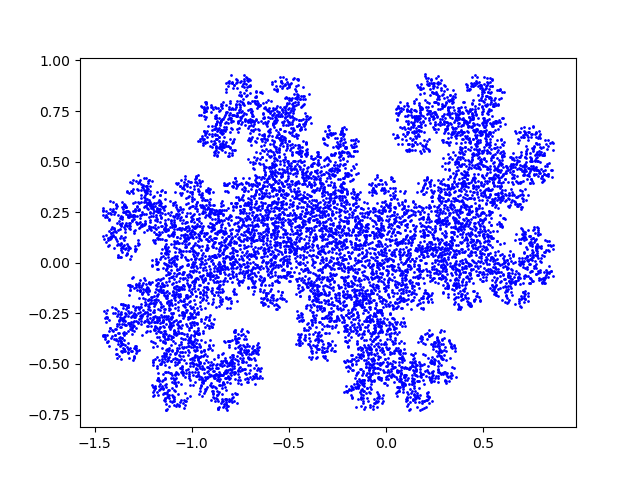

This figure's Python source:
#! /usr/bin/env python3
#
def dragon_chaos_test ( ):

#*****************************************************************************80
#
## dragon_chaos_test() tests dragon_chaos().
#
#  Licensing:
#
#    This code is distributed under the MIT license. 
#
#  Modified:
#
#    17 August 2025
#
#  Author:
#
#    John Burkardt
#
  import numpy as np
  import platform

  print ( '' )
  print ( 'dragon_chaos_test():' )
  print ( '  python version: ' + platform.python_version ( ) )
  print ( '  numpy version:  ' + np.version.version )
  print ( '  dragon_chaos() uses an iterated map to plot a dragon.' )

  n = 10000
  print ( '  Apply the dragon iteration map', n, 'times.' )
  dragon_chaos ( n )
#
#  Terminate.
#
  print ( '' )
  print ( 'dragon_chaos_test():' )
  print ( '  Normal end of execution.' )

  return

def dragon_chaos ( n ):

#*****************************************************************************80
#
## dragon_chaos() draws a dragon using an iterated function system.
#
#  Licensing:
#
#    This code is distributed under the MIT license. 
#
#  Modified:
#
#    17 August 2025
#
#  Author:
#
#    Original version by John D Cook.
#    This version by John Burkardt.
#
#  Reference:
#
#    Scott Bailey, Theodore Kim, Robert Strichartz,
#    Inside the Levy Dragon,
#    American Mathematical Monthly,
#    Volume 109, Number 8, October 2002, pages 689-703.
#
#    Michael Barnsley, Alan Sloan,
#    A Better Way to Compress Images,
#    Byte Magazine,
#    Volume 13, Number 1, January 1988, pages 215-224.
#
#    Michael Barnsley,
#    Fractals Everywhere,
#    Academic Press, 1988,
#    ISBN: 0120790696,
#    LC: QA614.86.B37.
#
#    Michael Barnsley, Lyman Hurd,
#    Fractal Image Compression,
#    Peters, 1993,
#    ISBN: 1568810008,
#    LC: TA1632.B353
#
#    John D Cook,
#    Randomly generated dragon,
#    https://www.johndcook.com/blog/2025/08/16/randomly-generated-dragon/
#    Posted 16 August 2025
#
#    Darst, Palagallo, Price. 
#    Fractal Tilings in the Plane. 
#    Mathematics Magazine [71]:1, 1998.
#
#    Alexander Dewdney,
#    Mathematical Recreations,
#    Scientific American,
#    Volume 262, Number 5, May 1990, pages 126-129.
#
#    Bernt Wahl, Peter VanRoy, Michael Larsen, Eric Kampman,
#    Exploring Fractals on the Mac,
#    Addison Wesley, 1995,
#    ISBN: 0201626306,
#    LC: QA614.86.W34.
#
#  Input:
#
#    integer n: the number of iterations.
#
  import matplotlib.pyplot as plt
  import numpy as np

  plt.clf ( )
#
#  Random starting point in the unit square.
#
  x = np.random.random ( )
  y = np.random.random ( )
#
#  Iterate the map n times.
#
  for _ in range ( n ):
    xold = x
    yold = y
    x = ( - xold + yold ) / 2.0 - np.random.choice ( [ 0.0, 1.0 ] )
    y = ( - xold - yold ) / 2.0

    plt.plot ( x, y, 'bo', markersize = 1 )

  filename = 'dragon_chaos.png'
  plt.savefig ( filename )
  print ( '  Graphics saved as "' + filename + '"' )
  plt.close ( )

  return

def timestamp ( ):

#*****************************************************************************80
#
## timestamp() prints the date as a timestamp.
#
#  Licensing:
#
#    This code is distributed under the MIT license. 
#
#  Modified:
#
#    21 August 2019
#
#  Author:
#
#    John Burkardt
#
  import time

  t = time.time ( )
  print ( time.ctime ( t ) )

  return

if ( __name__ == '__main__' ):
  timestamp ( )
  dragon_chaos_test ( )
  timestamp ( )
